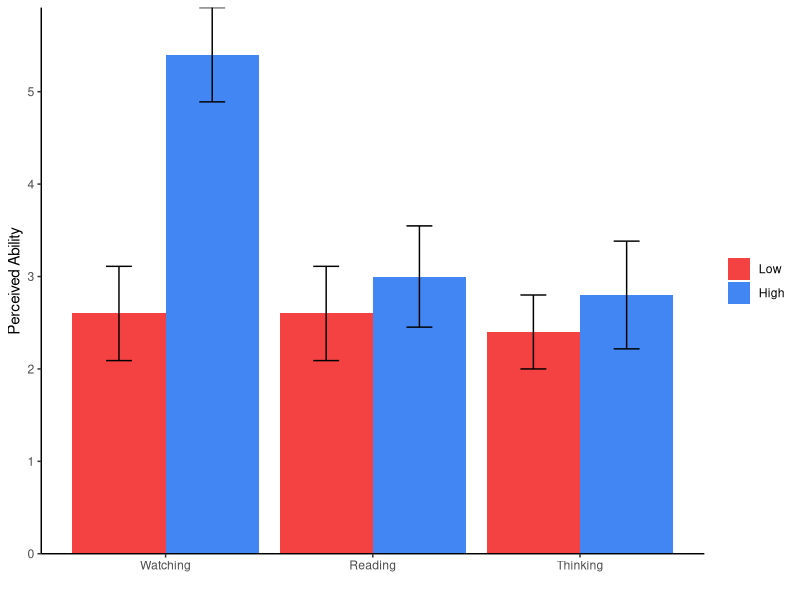

Write the R code that produced this figure.
## ---- chunk 1
knitr::opts_chunk$set(
  echo = TRUE,
  message = FALSE,
  warning = FALSE,
  fig.align = "center",
  fig.width = 5.25,
  fig.height = 3
)
## ---- chunk 2
n=5; r=2; c=3;
Example.Data<-data.frame(ID=seq(1:(n*r*c)),
          Level=c(rep("Low",(n*c)),rep("High",(n*c))),
          Type=rep(c(rep("Watching",n),rep("Reading",n),rep("Thinking",n)),2),
          Perceived.Ability = c(1,3,3,4,2,3,2,3,1,4,3,3,2,3,1,
                                6,4,7,5,5,5,3,2,3,2,3,2,1,4,4))

# Also, I want to re-set the order using the `factor` command and set the order I want. 
Example.Data$Level<-factor(Example.Data$Level, 
                              levels = c("Low","High"),
                              labels = c("Low","High"))

Example.Data$Type<-factor(Example.Data$Type, 
                              levels = c("Watching","Reading","Thinking"),
                              labels = c("Watching","Reading","Thinking"))

## ---- chunk 3
library(afex)

Anova.Results<-aov_car(Perceived.Ability~Level*Type + Error(ID), 
                  data=Example.Data)
Anova.Results
## ---- chunk 4
library(dplyr)
Means.Table<-Example.Data %>%
  group_by(Level,Type) %>%
  summarise(N=n(),
            Means=mean(Perceived.Ability),
            SS=sum((Perceived.Ability-Means)^2),
            SD=sd(Perceived.Ability),
            SEM=SD/N^.5)
library(ggplot2)

Plot.1<-ggplot(Means.Table, aes(x = Type, y = Means, group=Level))+
  geom_col(aes(group=Level, fill=Level), position=position_dodge(width=0.9))+
  scale_y_continuous(expand = c(0, 0))+ # Forces plot to start at zero
  geom_errorbar(aes(ymax = Means + SEM, ymin= Means - SEM), 
                position=position_dodge(width=0.9), width=0.25)+
  scale_fill_manual(values=c("#f44141","#4286f4"))+
  xlab('')+
  ylab('Perceived Ability')+
  theme_bw()+
  theme(panel.grid.major=element_blank(),
        panel.grid.minor=element_blank(),
        panel.border=element_blank(),
        axis.line=element_line(),
        legend.title=element_blank())
Plot.1
## ---- chunk 5
Example.Data.WatchingOnly<-subset(Example.Data, Type=="Watching")

One_way.Watching<-aov_car(Perceived.Ability~Level + Error(ID), 
                  data=Example.Data.WatchingOnly)
One_way.Watching
## ---- chunk 6
SS_L.Watch<-One_way.Watching$Anova$`Sum Sq`[2]
DF_L.Watch<-One_way.Watching$Anova$Df[2]
MS_L.Watch<- SS_L.Watch/DF_L.Watch

MS_W<-Anova.Results$anova_table$MSE[1]

F_Watch <- MS_L.Watch/ MS_W
P_Watch <- pf(F_Watch, 1, 24, lower.tail = FALSE)
## ---- chunk 7
SSw.watch<-Anova.Results$Anova$`Sum Sq`[5]

Eta_p_Watch <- SS_L.Watch/(SS_L.Watch+SSw.watch)
## ---- chunk 8
library(emmeans)
library(dplyr)
Simple.Effects.By.Type<-emmeans(Anova.Results, ~Level|Type)
Simple.Effects.By.Type
## ---- chunk 9
One_way.By.Type<-joint_tests(Anova.Results, by = "Type")
One_way.By.Type
## ---- chunk 10
pairs(Simple.Effects.By.Type,adjust='none') %>% summary(infer = TRUE)
## ---- chunk 11
SD.pooled = sqrt(Anova.Results$anova_table$MSE)[1]
eff_size(Simple.Effects.By.Type, sigma = SD.pooled, edf = 24, method='pairwise')
## ---- chunk 12
Set1 <- list(
  H1 = c(-1,1))

contrast(Simple.Effects.By.Type,Set1,adjust='none')
## ---- chunk 13
One_way.Level<-joint_tests(Anova.Results, by = "Level")
One_way.Level
## ---- chunk 14
Fs = One_way.Level$F.ratio
df_b = One_way.Level$df1
df_w =One_way.Level$df2

eta_p_exposure<- (Fs * df_b)/(Fs * df_b + df_w)
eta_p_exposure
## ---- chunk 15
Simple.Effects.at.Level<-emmeans(Anova.Results, ~Type+Level)
Simple.Effects.at.Level

Set2 <- list(
  High.EvsR = c(0,0,0,-1,1,0),
  High.WvsT = c(0,0,0,-1,0,1),
  High.RvsT = c(0,0,0,0,-1,1))

contrast(Simple.Effects.at.Level,Set2,adjust='MVT')
## ---- chunk 16
Simple.Effects.by.Level<-emmeans(Anova.Results, ~Type|Level)
pairs(Simple.Effects.by.Level,adjust='tukey')
## ---- chunk 17
Simple.Effects.at.Level<-emmeans(Anova.Results, ~Type+Level)

Set3 <- list(
  WvsRT = c(0,0,0,1,-.5,-.5))

contrast(Simple.Effects.at.Level,Set3,adjust='none')
## ---- chunk 18
Consec.Set <- list(
  WvsR = c(-1,1,0),
  RvsT = c(0,-1,1))

contrast(Simple.Effects.by.Level,Consec.Set,adjust='none')
# Also 
# contrast(Simple.Effects.By.Level,'consec',adjust='none')
## ---- chunk 19
Poly.Set <- list(
  Linear = c(-1,0,1),
  Quad = c(-.5,1,-.5))

contrast(Simple.Effects.by.Level,Poly.Set,adjust='none')
# Also 
# contrast(Simple.Effects.By.Level,'poly',adjust='none')
## ---- chunk 20
Main.Effects.Type<-emmeans(Anova.Results, ~Type)
Main.Effects.Type
## ---- chunk 21
pairs(Main.Effects.Type,adjust='tukey')
